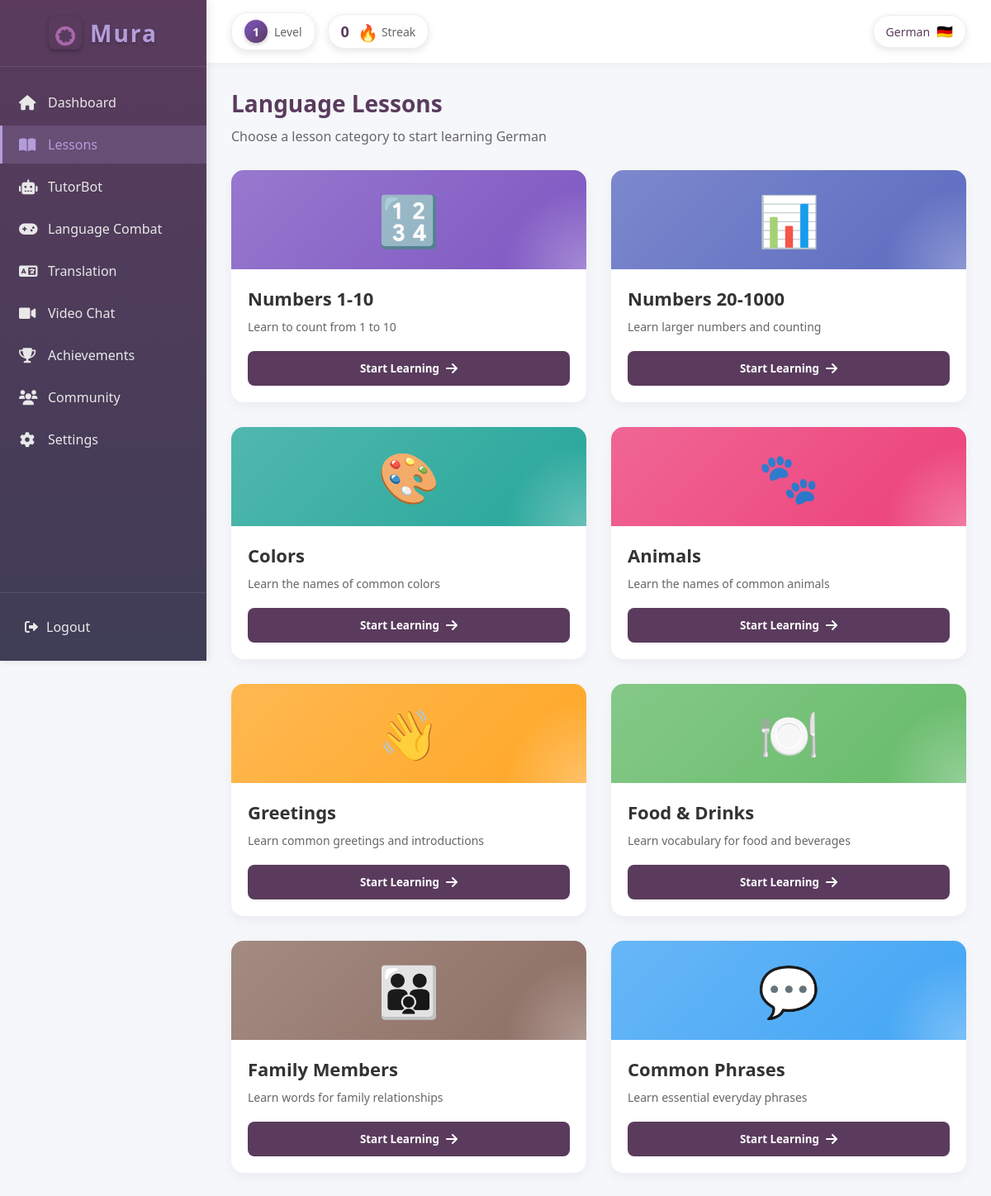
/Lessons/lessons.php (signed in), run on an earlier commit of the app's database.
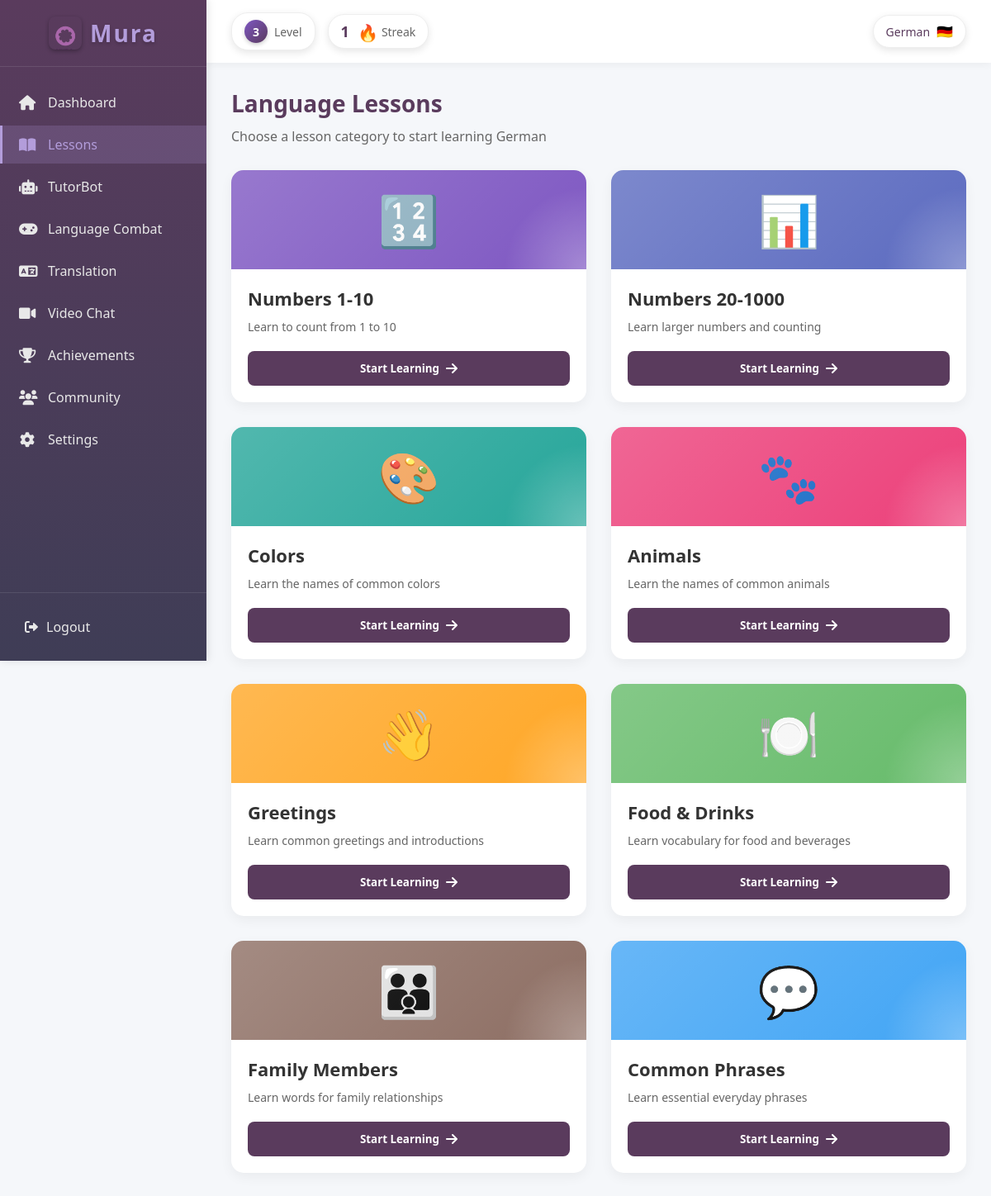
And on a later commit of the database.
### tables this page shows
CREATE TABLE `users` (
  `user_ID` int(11) NOT NULL,
  `username` varchar(50) NOT NULL,
  `profile_picture` varchar(255) DEFAULT NULL,
  `email` varchar(40) NOT NULL,
  `password` varchar(100) NOT NULL,
  `onboarding_complete` tinyint(1) DEFAULT 0
);

CREATE TABLE `user_onboarding` (
  `onboarding_id` int(11) NOT NULL,
  `user_ID` int(11) NOT NULL,
  `selected_language` varchar(50) DEFAULT NULL,
  `reason` varchar(255) DEFAULT NULL,
  `daily_goal` varchar(255) DEFAULT NULL,
  `proficiency_level` varchar(20) DEFAULT NULL,
  `is_complete` tinyint(1) DEFAULT 0,
  `created_at` timestamp NOT NULL DEFAULT current_timestamp(),
  `updated_at` timestamp NOT NULL DEFAULT current_timestamp() ON UPDATE current_timestamp()
);

CREATE TABLE `user_stats` (
  `stat_id` int(11) NOT NULL,
  `user_id` int(11) NOT NULL,
  `xp` int(11) NOT NULL DEFAULT 0,
  `level` int(11) NOT NULL DEFAULT 1,
  `total_games_played` int(11) NOT NULL DEFAULT 0,
  `total_questions_answered` int(11) NOT NULL DEFAULT 0,
  `correct_answers` int(11) NOT NULL DEFAULT 0
);

CREATE TABLE `user_streaks` (
  `streak_id` int(11) NOT NULL,
  `user_id` int(11) NOT NULL,
  `current_streak` int(11) NOT NULL DEFAULT 0,
  `longest_streak` int(11) NOT NULL DEFAULT 0,
  `last_play_date` date DEFAULT NULL
);

### Lessons/lessons.php (the view, shortened to what this page needs)
<?php
require_once '../Configurations/db.php';
$user_id = $_SESSION['user_id'];
$stmt = $conn->prepare("
    SELECT u.username, u.onboarding_complete, uo.selected_language, uo.proficiency_level,
           l.first_name, l.last_name, us.level
    FROM users u
    LEFT JOIN user_onboarding uo ON u.user_ID = uo.user_ID
    LEFT JOIN learner l ON u.user_ID = l.user_ID
    LEFT JOIN user_stats us ON u.user_ID = us.user_id
    WHERE u.user_ID = ?
");
$stmt->bind_param("i", $user_id);
$stmt->execute();
$result = $stmt->get_result();
$user = $result->fetch_assoc();
$selected_language = $user['selected_language'] ?? 'Spanish';
$user_level = $user['level'] ?? 1;
$streakStmt = $conn->prepare("
    SELECT current_streak
    FROM user_streaks
    WHERE user_id = ?
");
$streakStmt->bind_param("i", $user_id);
$streakStmt->execute();
$streakResult = $streakStmt->get_result();
$streakData = $streakResult->fetch_assoc();
$current_streak = $streakData['current_streak'] ?? 0;
function getLanguageFlag($language) {
    $flags = [
        'Spanish' => '🇪🇸',
        'French' => '🇫🇷',
        'English' => '🇬🇧',
        'German' => '🇩🇪',
        'Italian' => '🇮🇹',
        'Portuguese' => '🇵🇹',
        'Russian' => '🇷🇺',
        'Japanese' => '🇯🇵',
        'Chinese' => '🇨🇳',
        'Korean' => '🇰🇷',
        'Arabic' => '🇸🇦',
    ];
    return $flags[$language] ?? '🌐';
}
$lessonCategories = [
    [
        'title' => 'Numbers 1-10',
        'description' => 'Learn to count from 1 to 10',
        'icon' => '🔢',
        'color' => '#7e57c2',
        'url' => 'lesson.php?type=numbers_basic'
    ],
    [
        'title' => 'Numbers 20-1000',
        'description' => 'Learn larger numbers and counting',
        'icon' => '📊',
        'color' => '#5c6bc0',
        'url' => 'lesson.php?type=numbers_advanced'
    ],
    [
        'title' => 'Colors',
        'description' => 'Learn the names of common colors',
        'icon' => '🎨',
        'color' => '#26a69a',
        'url' => 'lesson.php?type=colors'
    ],
    [
        'title' => 'Animals',
        'description' => 'Learn the names of common animals',
        'icon' => '🐾',
        'color' => '#ec407a',
        'url' => 'lesson.php?type=animals'
    ],
    [
        'title' => 'Greetings',
        'description' => 'Learn common greetings and introductions',
        'icon' => '👋',
        'color' => '#ffa726',
        'url' => 'lesson.php?type=greetings'
    ],
    [
        'title' => 'Food & Drinks',
        'description' => 'Learn vocabulary for food and beverages',
        'icon' => '🍽️',
        'color' => '#66bb6a',
        'url' => 'lesson.php?type=food'
    ],
    [
        'title' => 'Family Members',
        'description' => 'Learn words for family relationships',
        'icon' => '👪',
        'color' => '#8d6e63',
        'url' => 'lesson.php?type=family'
    ],
    [
        'title' => 'Common Phrases',
        'description' => 'Learn essential everyday phrases',
        'icon' => '💬',
        'color' => '#42a5f5',
        'url' => 'lesson.php?type=phrases'
    ]
];
$lessonRows = array_chunk($lessonCategories, 2);
?>
<!DOCTYPE html>
<html lang="en">
<head>
    <link rel="stylesheet" href="https://cdnjs.cloudflare.com/ajax/libs/font-awesome/6.0.0-beta3/css/all.min.css">
</head>
<body>
    <div class="app-container">
        <div class="sidebar">
            <div class="logo">
                <div class="logo-container">
                    <div class="mura-logo">
                        <img src="../image/mura.png" alt="Mura Logo">
                    </div>
                    <h1>Mura</h1>
                </div>
            </div>
            <nav class="sidebar-nav">
                <ul>
                    <li class="nav-item">
                        <a href="../Dashboard/dashboard.php">
                            <i class="fas fa-home"></i>
                            Dashboard
                        </a>
                    </li>
                    <li class="nav-item active">
                        <a href="lessons.php">
                            <i class="fas fa-book-open"></i>
                            Lessons
                        </a>
                    </li>
                    <li class="nav-item">
                        <a href="../chatai/chatai.php">
                            <i class="fas fa-robot"></i>
                            TutorBot
                        </a>
                    </li>
                    <li class="nav-item">
                        <a href="../Game/index.php">
                            <i class="fas fa-gamepad"></i>
                            Language Combat
                        </a>
                    </li>
                    <li class="nav-item">
                        <a href="../Dashboard/translation.php">
                            <i class="fas fa-language"></i>
                            Translation
                        </a>
                    </li>
                    <li class="nav-item">
                        <a href="../ChatRoom/videochat.php">
                            <i class="fas fa-video"></i>
                            Video Chat
                        </a>
                    </li>
                    <li class="nav-item">
                        <a href="../Achievements/achievements.php">
                            <i class="fas fa-trophy"></i>
                            Achievements
                        </a>
                    </li>
                    <li class="nav-item">
                        <a href="../community/community.php">
                            <i class="fas fa-users"></i>
                            Community
                        </a>
                    </li>
                    <li class="nav-item">
                        <a href="../Settings/settings.php">
                            <i class="fas fa-cog"></i>
                            Settings
                        </a>
                    </li>
                </ul>
            </nav>
            <div class="sidebar-footer">
                <a href="../Dashboard/logout.php" class="logout-btn">
                    <i class="fas fa-sign-out-alt"></i>
                    Logout
                </a>
            </div>
        </div>
        <div class="main-content">
            <div class="top-bar">
                <div class="left-stats">
                    <div class="level-indicator">
                        <div class="level-badge">
                            <span class="level-number"><?php echo $user_level; ?></span>
                        </div>
                        <span class="level-label">Level</span>
                    </div>
                    <div class="streak-counter">
                        <span class="streak-number"><?php echo $current_streak; ?></span>
                        <div class="streak-icon">
                            <span class="fire-emoji">🔥</span>
                        </div>
                        <span class="streak-label">Streak</span>
                    </div>
                </div>
                <div class="language-indicator">
                    <span class="language-name"><?php echo htmlspecialchars($selected_language); ?></span>
                    <div class="language-flag">
                        <span><?php echo getLanguageFlag($selected_language); ?></span>
                    </div>
                </div>
            </div>
            <div class="content">
                <div class="page-title">
                    <h2>Language Lessons</h2>
                    <p>Choose a lesson category to start learning <?php echo htmlspecialchars($selected_language); ?></p>
                </div>
                <div class="lessons-grid">
                    <?php foreach ($lessonRows as $row): ?>
                        <div class="lessons-row">
                            <?php foreach ($row as $lesson): ?>
                                <a href="<?php echo $lesson['url']; ?>" class="lesson-card">
                                    <div class="lesson-card-inner">
                                        <div class="lesson-icon-container" style="background-color: <?php echo $lesson['color']; ?>">
                                            <span class="lesson-icon"><?php echo $lesson['icon']; ?></span>
                                        </div>
                                        <div class="lesson-content">
                                            <h3 class="lesson-title"><?php echo htmlspecialchars($lesson['title']); ?></h3>
                                            <p class="lesson-description"><?php echo htmlspecialchars($lesson['description']); ?></p>
                                            <button class="lesson-button">
                                                Start Learning <i class="fas fa-arrow-right"></i>
                                            </button>
                                        </div>
                                    </div>
                                </a>
                            <?php endforeach; ?>
                        </div>
                    <?php endforeach; ?>
                </div>
            </div>
        </div>
    </div>
</body>
</html>

What changed in the data, as far as the page shows it:
shown differently, row unchanged: users "German": user_stats.level (not shown) → "3"
added user_streaks: current_streak "1"
Also different on the page:
$user_level: "1" → (not shown)
$current_streak: "0" → (not shown)
